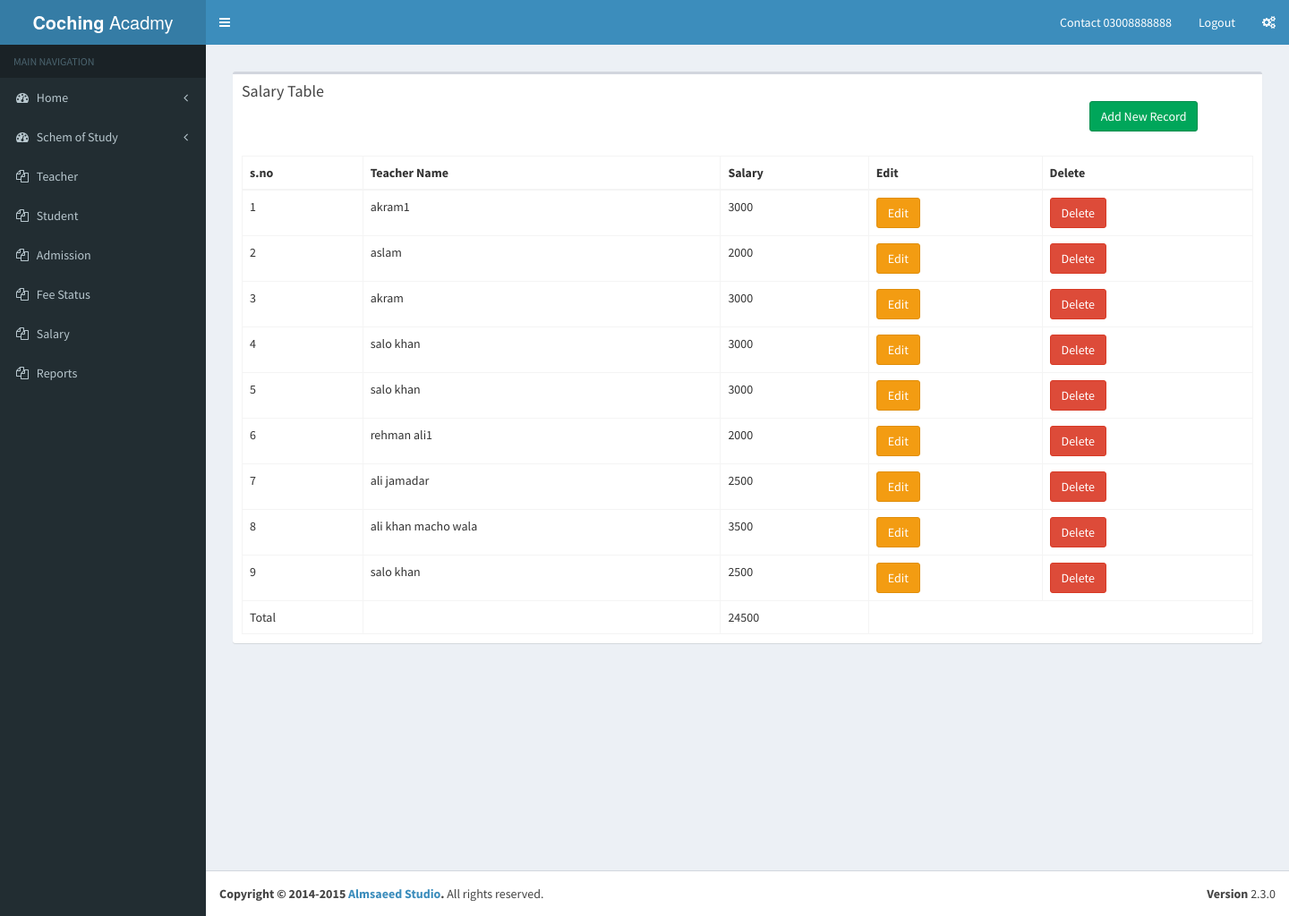
The page /salary.php on the database its author committed.
### tables this page shows
CREATE TABLE `salary` (
  `s.no` int(255) NOT NULL,
  `name` varchar(255) NOT NULL,
  `salary` varchar(255) NOT NULL
);

### salary.php (the view, shortened to what this page needs)
<?php
include 'include/header.php';
include 'include/leftsidebar.php';
include 'include/conn.php';
?>
<?php
$sql="SELECT * FROM `salary`";
$stmt = $conn->prepare($sql);
$stmt->execute();
$result = $stmt->fetchAll();
?>
      <div class="content-wrapper">
        <section class="content">
         <section class="content">
          <div class="row">
            <div class="col-xs-12">
              <div class="box">
                <div class="box-header">
                  <h3 class="box-title">Salary Table</h3>
				  <div class="col-md-12">
				  <div class="col-md-10"></div>
				  <div class="col-md-2"><td><a href="salary_insert.php" class="btn btn-success">Add New Record</a></td></div>
				  </div>
                </div>
              <div class="box-body">
                <table id="example2" class="table table-bordered table-hover">
                   <div class="col-md-12"> <thead>
                     <tr>
                  <div class="col-md-1">      <th>s.no</th></div>
                       <div class="col-md-1">  <th>Teacher Name</th></div>
                       <div class="col-md-1">  <th>Salary</th></div>
					   <div class="col-md-1">  <th>Edit</th></div>
					   <div class="col-md-1">  <th>Delete</th></div>
                      </tr>
                    </thead>
					</div>
                    <tbody>
					<div class="col-md-12">
                      <?php
					  $i = 1;
					  $salary_add=0;
					  foreach( $result as $salary ){
						  $salary_add += $salary['salary'];
						  ?>
					  <tr>
                        <div class="col-md-1"><td><?=$i ?></td></div>
                        <div class="col-md-1"><td><?=$salary['name']?></td></div>
                        <div class="col-md-1"><td><?=$salary['salary']?></td></div>
					    <div class="col-md-1"><td><a href="salary_edit.php?id=<?= $salary['s.no'] ?>" class="btn btn-warning">Edit</a></td></div>
					    <div class="col-md-1"><td><a href="salary_delete.php?id=<?=$salary['s.no']?>" class="btn btn-danger">Delete</a></td></div>
                      </tr>
					  <?php $i++; } ?>
					 <tr>
					 <div class="col-md-1"><td>Total</td></div>
					  <div class="col-md-1"><td></td></div>
					   <div class="col-md-1"><td><?=$salary_add?></td></div>
					 </tr>
                </table>
                </div>
              </div>
            </div>
          </div>
        </section>
        </section>
      </div>
<?php
include'include/footer.php';
?>

### rows shown on the page
salary: name "akram1", salary "3000"
salary: name "aslam", salary "2000"
salary: name "akram", salary "3000"
salary: name "salo khan", salary "3000"
salary: name "salo khan", salary "3000"
salary: name "rehman ali1", salary "2000"
salary: name "ali jamadar", salary "2500"
salary: name "ali khan macho wala", salary "3500"
salary: name "salo khan", salary "2500"

### other values the page prints
$salary_add "24500"
